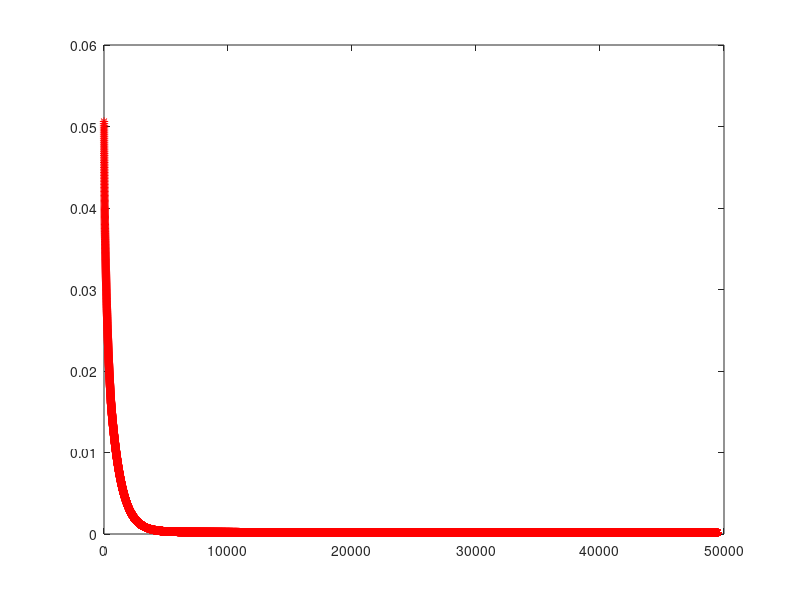
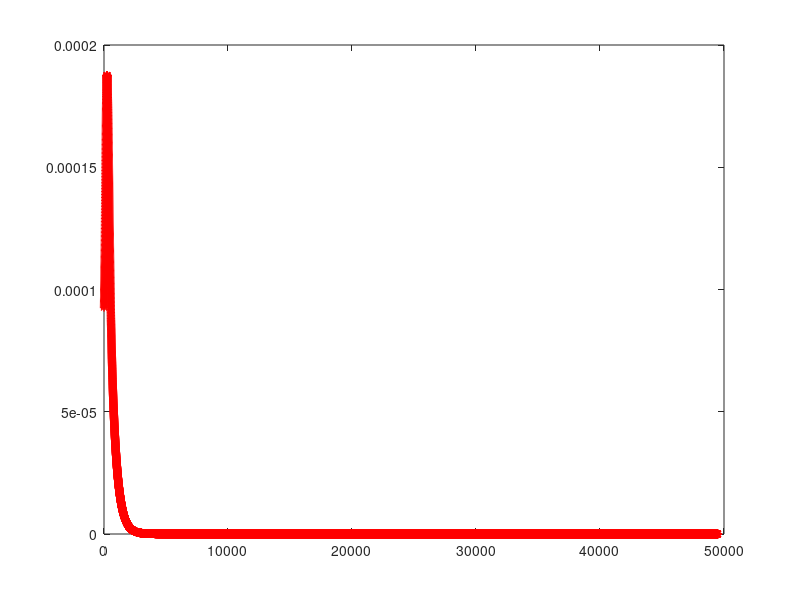
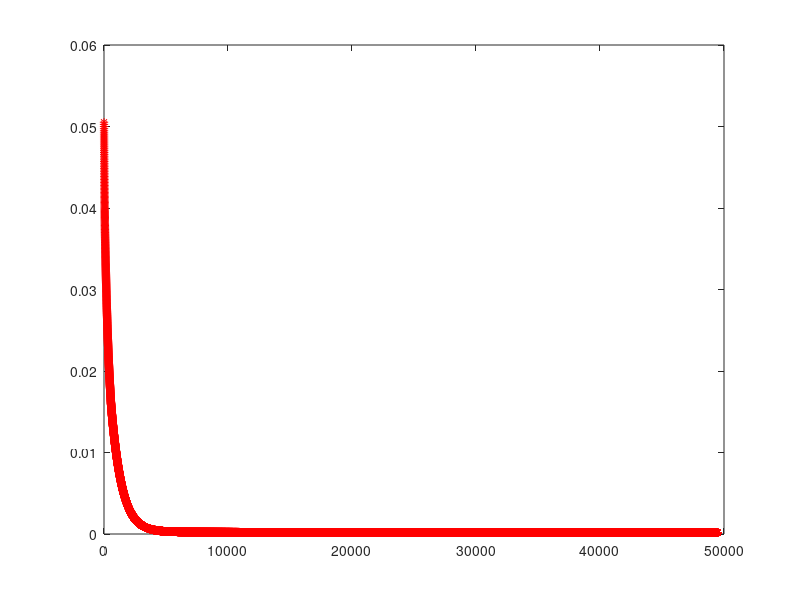

MATLAB code to generate these figures, in order: (Note: this script raises an error after producing the figures.)
clear all;
clc;
load('Diagnostic.mat');

 no_fea=30;
 A1=fea(1:357,:);
 A2=fea(358:569,:);
 A1_tr=A1(1:150,:);
 A1_te=A1(151:357,:);
 A2_tr=A2(1:100,:);
 A2_te=A2(101:212,:)
 A_tr=[A1_tr;A2_tr];
 A_te=[A1_te;A2_te];
 lab_tr=[lab(1:150,:);lab(358:457,:)];
 lab_te=[lab(151:357,:);lab(458:569,:)];
 
mean_A_tr=mean(A_tr);
 
mean_A1_tr=mean(A1_tr);

mean_A2_tr=mean(A2_tr);
 
S_B0=(150*(mean_A1_tr-mean_A_tr)'*(mean_A1_tr-mean_A_tr)+100*(mean_A2_tr-mean_A_tr)'*(mean_A2_tr-mean_A_tr));
%S_B=50*((mean_A1-mean_AA)'*(mean_A1-mean_AA)+(mean_A2-mean_AA)'*(mean_A2-mean_AA));

S_W0=zeros(no_fea,no_fea);



for k0=1:150
        S_W0=S_W0+(A1_tr(k0,:)-mean_A1_tr)'*(A1_tr(k0,:)-mean_A1_tr);
end


for k0=1:100
        S_W0= S_W0+(A2_tr(k0,:)-mean_A2_tr)'*(A2_tr(k0,:)-mean_A2_tr);
end 

[m1,n1]=size(A1);
SB=S_B0/100000;
SW=S_W0/100000+eye(max(length(S_W0)))*0.000001;


[X Y]=eig(SB,SW);


v=max(max((Y)));
%v=0.2
A=-(SB-v*SW);
M=1;
W=randn(n1,M);
W=orth(W);
R=eye(M);
 
 
Iterations=50000;
 
r1=0.0002;
 
r2=0.0001;
 
Cost1=zeros(Iterations,1);
Cost2=zeros(Iterations,1);
Cost3=zeros(Iterations,1);
for k=1:Iterations;
%DF1=2*(SB-v*SW)*W+4*W*(R'*R)*W'*W-4*W*R'*R;
%DF1=2*A*W+4*W*(R'*R)*W'*W-4*W*R'*R;
DF1=2*A*W+2*W*(R'*R)*W'*W+2*W*W'*W*(R'*R)-4*W*R'*R;
%DF1=2*(SB-v*SW)*W+2*W*(R'*R)*W'*W+2*W*W'*W*(R'*R)-4*W*R'*R;
DF1=DF1/norm(DF1);
W=W-r1*DF1;

Cost1(k)=trace(W'*A*W)+trace(W'*W*R'*R*W'*W-R'*R*W'*W-W'*W*R'*R+R'*R);
 
DF2=diag(diag(2*R*W'*W*W'*W-4*R*W'*W+2*R));
DF2=DF2/norm(DF2);
 if  Cost2(k)>0.01
            R=R+r2*DF2;
end
      
      
   
Cost2(k)=trace(W'*W*R'*R*W'*W-R'*R*W'*W-W'*W*R'*R+R'*R);
Cost3(k)=trace(W'*A*W);
 k 
end
 
figure(1)
plot(Cost1(500:Iterations),'r-*')
 
 
figure(2)
plot(Cost2(500:Iterations),'r-*')

figure(3)
plot(Cost3(500:Iterations),'r-*')

% x1=W'*AA';
% x2=x1';
% plot(x2(1:40,1) ,x2(1:40,2),'r*')   
% hold on
% plot(x2(41:80,1),x2(41:80,2),'bo')
% hold on
% legend('good', 'bad')
%  svmStruct= svmtrain(x2,Lables,'Kernel_Function','rbf','rbf_sigma',0.8,'method','LS','showplot',true); 
%  
% classes = svmclassify(svmStruct,x2);
% nCorrect=sum(classes==Lables);
% accuracy=nCorrect/length(classes)
x1=W'*A_tr';
x2_tr=x1';
svmStruct= svmtrain(x2_tr,lab_tr,'Kernel_Function','rbf','method','LS','showplot',true); 

x1_te=W'*A_te';
x2_te=x1_te';
classes = svmclassify(svmStruct,x2_te);
nCorrect=sum(classes==lab_te);
accuracy=nCorrect/length(classes)
